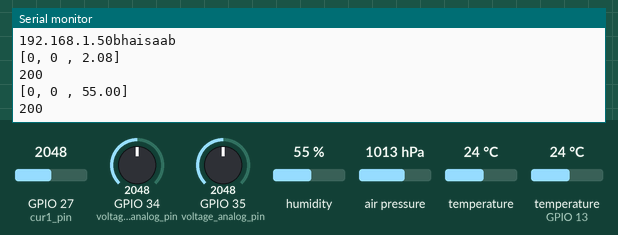
The sketch below on a simulated ESP32. Shown: the last lines printed to the serial monitor. The inputs (shaded band) are chosen by the test bench; at power-on: humidity 55 %, air pressure 1013 hPa, GPIO 34 (voltage_2_analog_pin) = 2048, GPIO 27 (cur1_pin) = 2048, GPIO 35 (voltage_analog_pin) = 2048, temperature 24 °C, temperature (sensor on GPIO 13) 24 °C. WiFi joins after 1.5 s; servers stay silent unless stated; uploads are accepted with an empty reply; the local clock reads 2024-03-15 10:24:30 at power-on unless the sketch sets it.

Above: at 3.7 s.
3.8 s: humidity set to 22 %
At 4.24 s:
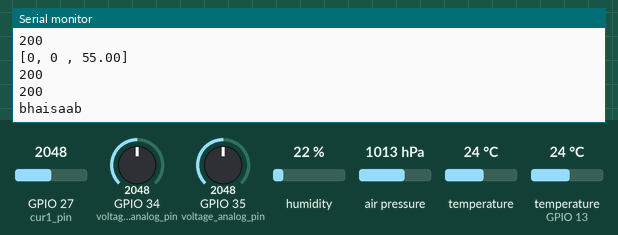
5.3 s: air pressure set to 952 hPa
At 6.02 s:
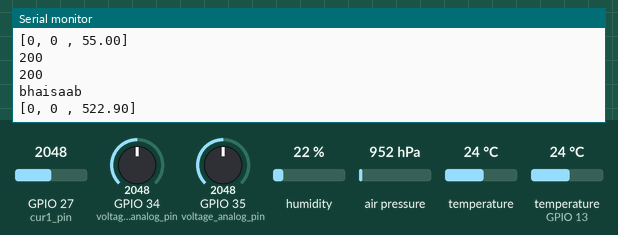
6.8 s: humidity set to 40 %
At 8.1 s:
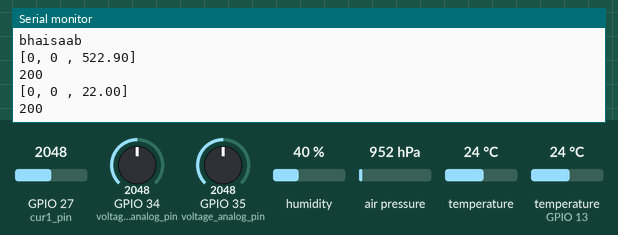
8.3 s: air pressure set to 975 hPa
At 9.6 s:
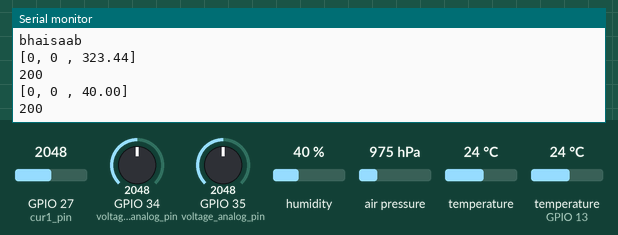
9.8 s: GPIO 34 (voltage_2_analog_pin) set to 2866
At 16.33 s:
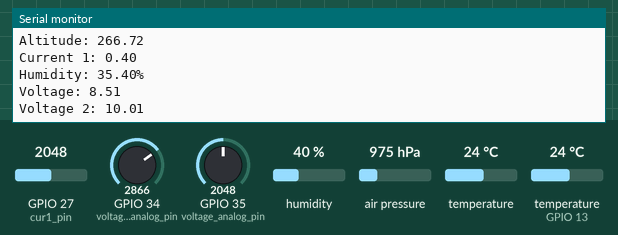
Timing chart, 0 to 17.8 s (numbered marks = the images above; inputs shaded):
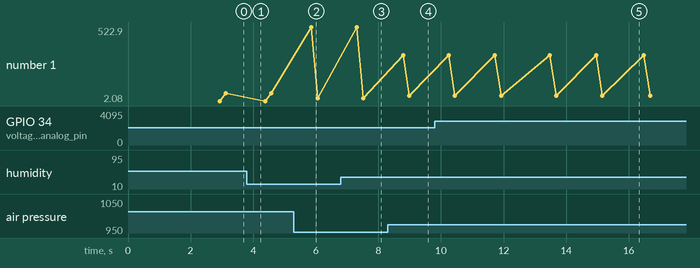

The sketch:

sensors_main.ino
```cpp
// PINS USED
// 5V input from ESP
// bmp -> 22(SCL), 21(SDA)
// voltage -> 35
// current 1 -> 33
// current 2 -> 34 (unused)
// dht -> 13
// voltage_2 -> 34

#include <Wire.h>
#include <SPI.h>
#include <Adafruit_BMP280.h>
#include "Adafruit_Sensor.h"
#include <Servo.h>
#include "WiFi.h"
#include "ThingSpeak.h"
#include <HTTPClient.h>
#include <DHT.h>
#include <DHT_U.h>
#include "DHT.h"

int master_count = 0, debug_count = 0;
Adafruit_BMP280 bmp; // use I2C interface
int cur1_pin = 27, dht_dpin = 13;
float cur1_avg = 0.0;
float sum_t = 0, sum_p = 0, sum_a = 0, mean_t = 0, mean_p = 0, mean_a = 0;
const int voltage_analog_pin= 35, voltage_2_analog_pin = 34;
int voltage_adc = 0, voltage_count = 0;
float voltage_avg = 0.0;
int thingspeakcount=0;
float humidity = 0.0, humidity_avg = 0.0;
int voltage_2_adc = 0, voltage_2_count = 0;
float voltage_2_avg = 0.0;
HTTPClient http;
const char* ntpServer = "pool.ntp.org";
unsigned long epochTime;
long randNumber;
unsigned long getTime() {
  time_t now;
  struct tm timeinfo;
  if (!getLocalTime(&timeinfo)) {
    //Serial.println("Failed to obtain time");
    return(0);
  }
  time(&now);
  return now;
}
#define Channel_ID 2163205
#define Channel_API_Key "3NFJ999UA29ABUYQ"
char* SSID="Galaxy M53 5GC4C1";
char* pass="kkqu3690";
// char* SSID="motorola edge 30_2538";
// char* pass="cxh2cev2gi99cp7";

WiFiClient client;
// #define CSE_IP      "192.168.86.43"
#define CSE_IP      "192.168.197.43"
#define CSE_PORT    5089
#define HTTPS     false
#define OM2M_ORGIN    "admin:admin"
#define OM2M_MN     "/~/in-cse/in-name/"
#define OM2M_AE     "SOLAR-OPTIMISATION"
#define OM2M_DATA_CONT  "Node-1/Data"
#define DHTTYPE DHT11

DHT dht(dht_dpin, DHTTYPE);

Servo servohori;
int servoh = 90;
int servohLimitHigh = 160;
int servohLimitLow = 20;

Servo servoverti;
int servov = 90;
int servovLimitHigh = 160;
int servovLimitLow = 20;
//Assigning LDRs
int ldrtopl = 34; //top left LDR green
int ldrtopr = 33; //top right LDR yellow
int ldrbotl = 35; // bottom left LDR blue
int ldrbotr = 32; // bottom right LDR orange
void setup() {
  // put your setup code here, to run once:
  // bmp.begin(0x76);
  // Serial.begin(9600);
  pinMode(cur1_pin,INPUT);
  // pinMode(cur2_pin,INPUT);
  // delay(500);
  dht.begin();
  configTime(0, 0, ntpServer);
  bmp.begin(0x76);
  Serial.begin(9600);
  Serial.println("Connecting to WiFi...");
  WiFi.begin(SSID,pass);
  delay(2000);
  if(WiFi.status()==WL_CONNECTED){
    Serial.println("WiFi connected successfully!");
  }
  Serial.println("Local IP: ");
  Serial.print(WiFi.localIP());
  ThingSpeak.begin(client);
  delay(500);
}

void loop() {
  // put your main code here, to run repeatedly:
  master_count++;
  // debug_count++;
  thingspeakcount++;
  int occupancy=0;
  Serial.println("bhaisaab");
  if(master_count == 10)
  {
    mean_t = sum_t / 10.0;
    Serial.print("Temperature: ");
    Serial.println(mean_t);
    sum_t = 0.0;

    mean_p = sum_p / 10.0;
    Serial.print("Pressure: ");
    Serial.println(mean_p/100);
    sum_p = 0.0;

    mean_a = sum_a / 10.0;
    Serial.print("Altitude: ");
    Serial.println(mean_a);
    sum_a = 0.0;

    cur1_avg = cur1_avg / 10.0;
    Serial.print("Current 1: ");
    Serial.println(cur1_avg);
    cur1_avg = 0.0;

    humidity_avg = humidity_avg / 10.0;
    Serial.print("Humidity: ");
    Serial.print(humidity_avg);
    Serial.println("%");
    humidity_avg = 0.0;

    voltage_avg /= 10;
    Serial.print("Voltage: ");
    Serial.println(voltage_avg);
    voltage_count = 0;
    voltage_avg = 0.0;

    voltage_2_avg /= 10;
    Serial.print("Voltage 2: ");
    Serial.println(voltage_2_avg);
    voltage_2_count = 0;
    voltage_2_avg = 0.0;

    master_count = 0;
    Serial.println("");
    Serial.println("");
    Serial.println("");
  }

  // if(debug_count == 10)
  // {
  //   // voltage_avg /= 10;
  //   // Serial.print("Voltage: ");
  //   // Serial.println(voltage_avg);
  //   // debug_count = 0;
  // }

  float temp = bmp.readTemperature();
  sum_t = sum_t + temp;

  float pressure = bmp.readPressure();
  sum_p = sum_p + pressure;

  float altitude = bmp.readAltitude();
  sum_a = sum_a + altitude;

  float humidity_reading = dht.readHumidity();
  if(!isnan(humidity_reading))
  {
    humidity = humidity_reading;
  }
  humidity_avg = humidity_avg + humidity;

  voltage_adc = analogRead(voltage_analog_pin);
  // Serial.println(voltage_adc);
  // Debugging
  // Serial.println(voltage_adc);
  float v=((voltage_adc * 0.004574) +  0.08769);
  if(v < 0.8)
  {
    v = 0.00;
  }
  voltage_avg += v;
  voltage_count++;

  float voltage_2_adc_reading = analogRead(voltage_2_analog_pin);
  // Serial.println(voltage_2_adc_reading);
  if(!isnan(voltage_2_adc_reading))
  {
    voltage_2_adc = voltage_2_adc_reading;
  }
  // Debugging
  // Serial.println(voltage_adc);
  float voltage_2=((voltage_2_adc * 0.004574) +  0.08769);

  if(voltage_2 < 0.8)
  {
    voltage_2 = 0.00;
  }
  voltage_2_avg += voltage_2;
  voltage_2_count++;

  int cur1_adc=analogRead(cur1_pin);
  float cur1_current = (cur1_adc * 0.0002566) - 0.9261;             // Updated 9/6/2023
  cur1_current = voltage_2 / 25.0;
  cur1_avg += cur1_current;

  if(thingspeakcount==8){
  ThingSpeak.setField(1,temp);
  ThingSpeak.setField(2,pressure);
  ThingSpeak.setField(3,humidity);
  ThingSpeak.setField(4,cur1_current);
  ThingSpeak.setField(5,v);
  ThingSpeak.setField(8,voltage_2);
  ThingSpeak.writeFields(Channel_ID,Channel_API_Key);
    thingspeakcount=0;
  }

  static int i=0;
  String data="[" + String(epochTime) + ", " + String(occupancy) + " , " + String(temp)+"]";

String server="http://" + String() + CSE_IP + ":" + String() + CSE_PORT + String()+OM2M_MN;

// // Serial.println(data);
http.begin(server + String() +OM2M_AE + "/" + "Temp/Data" + "/");

http.addHeader("X-M2M-Origin", OM2M_ORGIN);
http.addHeader("Content-Type", "application/json;ty=4");
http.addHeader("Content-Length", "100");

String label = "Temp";

String req_data = String() + "{\"m2m:cin\": {"

  + "\"con\": \"" + data + "\","

  + "\"rn\": \"" + "cin_"+String(i) + "\","

  + "\"lbl\": \"" + label + "\","

  + "\"cnf\": \"text\""

  + "}}";
int code = http.POST(req_data);
http.end();
// Serial.println(code);
data="[" + String(epochTime) + ", " + String(occupancy) + " , " + String(pressure)+"]";

server="http://" + String() + CSE_IP + ":" + String() + CSE_PORT + String()+OM2M_MN;

// // Serial.println(data);
http.begin(server + String() +OM2M_AE + "/" + "Pressure/Data" + "/");

http.addHeader("X-M2M-Origin", OM2M_ORGIN);
http.addHeader("Content-Type", "application/json;ty=4");
http.addHeader("Content-Length", "100");

label = "Pressure";
req_data = String() + "{\"m2m:cin\": {"

  + "\"con\": \"" + data + "\","

  + "\"rn\": \"" + "cin_"+String(i) + "\","

  + "\"lbl\": \"" + label + "\","

  + "\"cnf\": \"text\""

  + "}}";
code = http.POST(req_data);
http.end();
// Serial.println(code);
data="[" + String(epochTime) + ", " + String(occupancy) + " , " + String(altitude)+"]";

server="http://" + String() + CSE_IP + ":" + String() + CSE_PORT + String()+OM2M_MN;

Serial.println(data);
http.begin(server + String() +OM2M_AE + "/" + "Altitude/Data" + "/");

http.addHeader("X-M2M-Origin", OM2M_ORGIN);
http.addHeader("Content-Type", "application/json;ty=4");
http.addHeader("Content-Length", "100");

label = "Altitude";

req_data = String() + "{\"m2m:cin\": {"

  + "\"con\": \"" + data + "\","

  + "\"rn\": \"" + "cin_"+String(i) + "\","

  + "\"lbl\": \"" + label + "\","

  + "\"cnf\": \"text\""

  + "}}";
code = http.POST(req_data);
http.end();
Serial.println(code);

data="[" + String(epochTime) + ", " + String(occupancy) + " , " + String(humidity)+"]";

server="http://" + String() + CSE_IP + ":" + String() + CSE_PORT + String()+OM2M_MN;

Serial.println(data);
http.begin(server + String() +OM2M_AE + "/" + "Humidity/Data" + "/");

http.addHeader("X-M2M-Origin", OM2M_ORGIN);
http.addHeader("Content-Type", "application/json;ty=4");
http.addHeader("Content-Length", "100");

label = "Humidity";

req_data = String() + "{\"m2m:cin\": {"

  + "\"con\": \"" + data + "\","

  + "\"rn\": \"" + "cin_"+String(i) + "\","

  + "\"lbl\": \"" + label + "\","

  + "\"cnf\": \"text\""

  + "}}";
code = http.POST(req_data);
http.end();
Serial.println(code);
data="[" + String(epochTime) + ", " + String(occupancy) + " , " + String(cur1_current)+"]";

server="http://" + String() + CSE_IP + ":" + String() + CSE_PORT + String()+OM2M_MN;

// Serial.println(data);
http.begin(server + String() +OM2M_AE + "/" + "Current-1/Data" + "/");

http.addHeader("X-M2M-Origin", OM2M_ORGIN);
http.addHeader("Content-Type", "application/json;ty=4");
http.addHeader("Content-Length", "100");

label = "Current-1";
req_data = String() + "{\"m2m:cin\": {"

  + "\"con\": \"" + data + "\","

  + "\"rn\": \"" + "cin_"+String(i) + "\","

  + "\"lbl\": \"" + label + "\","

  + "\"cnf\": \"text\""

  + "}}";
code = http.POST(req_data);
http.end();
// Serial.println(code);
data="[" + String(epochTime) + ", " + String(occupancy) + " , " + String(v)+"]";

server="http://" + String() + CSE_IP + ":" + String() + CSE_PORT + String()+OM2M_MN;

// Serial.println(data);
http.begin(server + String() +OM2M_AE + "/" + "Voltage-1/Data" + "/");

http.addHeader("X-M2M-Origin", OM2M_ORGIN);
http.addHeader("Content-Type", "application/json;ty=4");
http.addHeader("Content-Length", "100");
label = "Voltage-1";

req_data = String() + "{\"m2m:cin\": {"

  + "\"con\": \"" + data + "\","

  + "\"rn\": \"" + "cin_"+String(i++) + "\","

  + "\"lbl\": \"" + label + "\","

  + "\"cnf\": \"text\""

  + "}}";
code = http.POST(req_data);

data="[" + String(epochTime) + ", " + String(occupancy) + " , " + String(voltage_2)+"]";

server="http://" + String() + CSE_IP + ":" + String() + CSE_PORT + String()+OM2M_MN;
http.begin(server + String() +OM2M_AE + "/" + "Voltage-2/Data" + "/");

http.addHeader("X-M2M-Origin", OM2M_ORGIN);
http.addHeader("Content-Type", "application/json;ty=4");
http.addHeader("Content-Length", "100");
label = "Voltage-2";

req_data = String() + "{\"m2m:cin\": {"

  + "\"con\": \"" + data + "\","

  + "\"rn\": \"" + "cin_"+String(i++) + "\","

  + "\"lbl\": \"" + label + "\","

  + "\"cnf\": \"text\""

  + "}}";
code = http.POST(req_data);
http.end();
Serial.println(code);
  delay(50);
}
```

Measured:
- after the input at 5.3 s, the serial monitor: prints a new line after 0.56 s (image 2)
- after the input at 8.3 s, the serial monitor: prints a new line after 0.49 s (image 4)
- after the input at 9.8 s, the serial monitor: prints a new line after 6.2 s (image 5)
